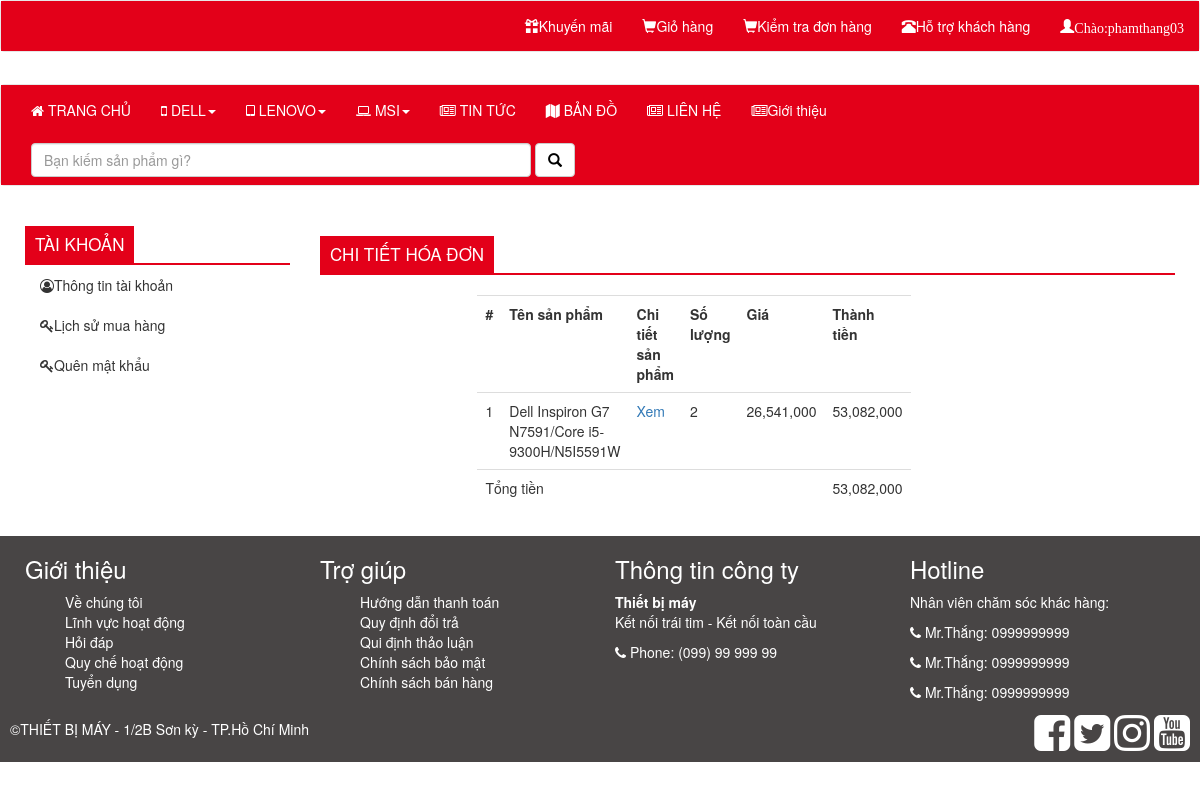
The page /index.php?view=chitiet&id=140 (signed in) on the database its author committed.
### tables this page shows
CREATE TABLE `tbl_oderdetail` (
  `id` int NOT NULL,
  `oder_id` int DEFAULT NULL,
  `id_sp` int DEFAULT NULL,
  `name_sp` varchar(255) DEFAULT NULL,
  `sl` int DEFAULT NULL,
  `gia_sp` int DEFAULT NULL,
  `dateOder` datetime DEFAULT NULL,
  `tong_tien` float(255,0) DEFAULT NULL
);

### class/OrderDetail.php (called while the page is built, shortened)
<?php
class OrderDetail {
    public static function getOrderDetailsByOrderId($pdo, $orderId) {
        $sqlSelect = "SELECT * FROM tbl_oderdetail WHERE oder_id = :id";
        $stmt = $pdo->prepare($sqlSelect);
        $stmt->bindValue(':id', $orderId, PDO::PARAM_INT);
        $stmt->execute();
        return $stmt->fetchAll(PDO::FETCH_ASSOC);
    }
}
?>

### modules/chitiet.php (the view, shortened to what this page needs)
<?php
require_once "class/OrderDetail.php";
$pdo = Database::getInstance()->getConnection();
$id = $_GET['id'];
$rows = OrderDetail::getOrderDetailsByOrderId($pdo, $id);
$totalRows = count($rows);
?>
<div class="container">
    <div class="row">
        <div class="col-md-3">
            <div class="menu-account">
                <h3><span>Tài khoản</span></h3>
                <ul>
                    <li><a href="index.php?view=info_user"><i class="fa fa-user-circle-o"></i>Thông tin tài khoản</a></li>
                    <li><a href="index.php?view=ttdh"><i class="fa fa-key"></i>Lịch sử mua hàng</a></li>
                    <li><a href="index.php?view=changepass"><i class="fa fa-key"></i>Quên mật khẩu</a></li>
                </ul>
            </div>
        </div>
        <div class="col-md-9">
            <div class="register-content clearfix ng-scope">
                <h1 class="title"><span>Chi tiết hóa đơn</span></h1>
                <div class="col-md-8 col-md-offset-2 col-xs-12 col-sm-12 col-xs-offset-0 col-sm-offset-0">
                    <table class="table table-hover" style="width: inherit;">
                        <tr>
                            <th>#</th>
                            <th>Tên sản phẩm</th>
                            <th>Chi tiết sản phẩm</th>
                            <th>Số lượng</th>
                            <th>Giá</th>
                            <th>Thành tiền</th>
                        </tr>
                        <?php
                        $i = 0;
                        $totals = 0;
                        if ($totalRows != 0) {
                            foreach ($rows as $row) {
                                $i++;
                                ?>
                                <tr>
                                    <td><?= $i ?></td>
                                    <td><?= $row["name_sp"] ?></td>
                                    <td>
                                        <a href="?view=info_product&id=<?php echo $row['id_sp'] ?>" target="_blank">Xem</a>
                                    </td>
                                    <td><?= $row["sl"] ?></td>
                                    <td style="overflow: hidden;">
                                        <?php
                                        $price = $row['gia_sp'];
                                        echo number_format($price);
                                        ?>
                                    </td>
                                    <td>
                                        <?php
                                        $thanhtien = $row['tong_tien'];
                                        echo number_format($thanhtien);
                                        $totals += $thanhtien;
                                        ?>
                                    </td>
                                </tr>
                                <?php
                            }
                            ?>
                            <tr>
                                <td colspan="5">Tổng tiền</td>
                                <td><?php echo number_format($totals); ?></td>
                            </tr>
                            <?php
                        } else {
                            echo "Lỗi nhập liệu!";
                        }
                        ?>
                    </table>
                </div>
            </div>
        </div>
    </div>
</div>

### css/myweb2.css (style rules this page uses)
a, button, .button, .products, .name, .price, .fa, .sequence-next, .sequence-prev { transition: all 300ms cubic-bezier(0.250, 0.250, 0.750, 0.750); transition: all 300ms cubic-bezier(0.250, 0.250, 0.750, 0.750); transition: all 300ms cubic-bezier(0.250, 0.250, 0.750, 0.750); transition: all 300ms cubic-bezier(0.250, 0.250, 0.750, 0.750); transition: all 300ms cubic-bezier(0.250, 0.250, 0.750, 0.750); }
h1.title { text-transform: uppercase; color: #1a1a1a; border-bottom: 2px solid #e30019; margin-top: 20px; margin-bottom: 20px; }
h1.title span { font-size: 17px; background: #e30019 none repeat scroll 0 0; color: #fff; display: inline-block; padding: 9px 10px; position: relative; text-transform: uppercase; }
.container, .container-fluid { padding-left: 10px; padding-right: 10px; }
.menu-account h3 { border-bottom: 2px solid #e30019; margin-bottom: 0; margin-top: 20px; text-transform: uppercase; }
.menu-account h3 span { background: #e30019 none repeat scroll 0 0; color: #ffffff; display: inline-block; font-size: 17px; padding: 9px 10px; position: relative; text-transform: uppercase; }
.menu-account ul li { list-style: none; }
.menu-account ul li a { color: #333333; font-weight: normal; display: block; position: relative; padding: 10px 15px; }
.menu-account ul { padding-left: 0; }
ul { list-style: none; }

### rows shown on the page
tbl_oderdetail: name_sp "Dell Inspiron G7 N7591/Core i5-9300H/N5I5591W", sl "2", gia_sp "26,541,000", tong_tien "53,082,000"

### other values the page prints
$_SESSION["username"]["username"] "phamthang03"
$totals "53,082,000"
